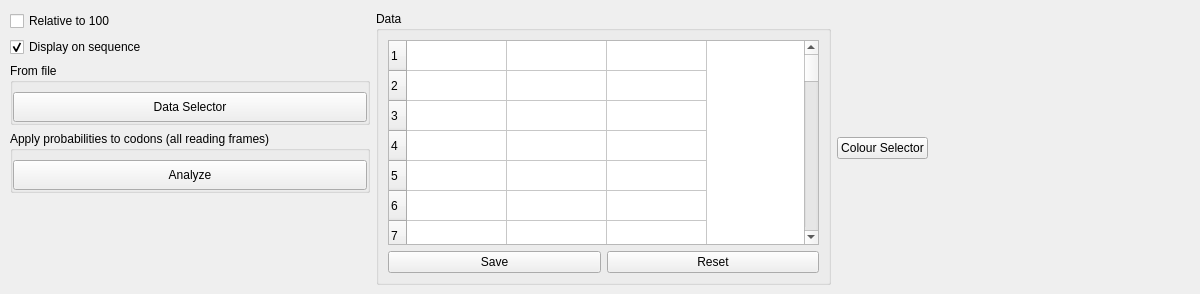
      <widget class="QWidget" name="MapAICs">
       <property name="toolTip">
        <string>&lt;html&gt;&lt;head/&gt;&lt;body&gt;&lt;p&gt;MapAICs&lt;/p&gt;&lt;/body&gt;&lt;/html&gt;</string>
       </property>
       <property name="toolTipDuration">
        <number>1</number>
       </property>
       <property name="whatsThis">
        <string>&lt;html&gt;&lt;head/&gt;&lt;body&gt;&lt;p&gt;MapAICs&lt;/p&gt;&lt;/body&gt;&lt;/html&gt;</string>
       </property>
       <property name="accessibleName">
        <string>MapAICs</string>
       </property>
       <property name="accessibleDescription">
        <string>MapAICs</string>
       </property>
       <property name="styleSheet">
        <string notr="true">MapAICs</string>
       </property>
       <attribute name="title">
        <string>Map AICs</string>
       </attribute>
       <widget class="QWidget" name="layoutWidget">
        <property name="geometry">
         <rect>
          <x>10</x>
          <y>11</y>
          <width>1181</width>
          <height>274</height>
         </rect>
        </property>
        <layout class="QHBoxLayout" name="horizontalLayout_4">
         <item>
          <layout class="QVBoxLayout" name="verticalLayout_5">
           <property name="sizeConstraint">
            <enum>QLayout::SetFixedSize</enum>
           </property>
           <item>
            <layout class="QGridLayout" name="gridLayout_2">
             <item row="0" column="0">
              <widget class="QCheckBox" name="checkBox">
               <property name="text">
                <string>Relative to 100</string>
               </property>
              </widget>
             </item>
             <item row="1" column="0">
              <widget class="QCheckBox" name="displayMapAICsResult">
               <property name="cursor">
                <cursorShape>PointingHandCursor</cursorShape>
               </property>
               <property name="text">
                <string>Display on sequence</string>
               </property>
               <property name="checked">
                <bool>true</bool>
               </property>
              </widget>
             </item>
            </layout>
           </item>
           <item>
            <widget class="QGroupBox" name="groupBox_3">
             <property name="maximumSize">
              <size>
               <width>10000</width>
               <height>16777215</height>
              </size>
             </property>
             <property name="title">
              <string>From file</string>
             </property>
             <layout class="QVBoxLayout" name="verticalLayout_3">
              <property name="spacing">
               <number>0</number>
              </property>
              <property name="leftMargin">
               <number>0</number>
              </property>
              <property name="topMargin">
               <number>9</number>
              </property>
              <property name="rightMargin">
               <number>0</number>
              </property>
              <property name="bottomMargin">
               <number>0</number>
              </property>
              <item>
               <widget class="QPushButton" name="selectMapAICsData">
                <property name="enabled">
                 <bool>true</bool>
                </property>
                <property name="sizePolicy">
                 <sizepolicy hsizetype="Minimum" vsizetype="Fixed">
                  <horstretch>0</horstretch>
                  <verstretch>0</verstretch>
                 </sizepolicy>
                </property>
                <property name="minimumSize">
                 <size>
                  <width>200</width>
                  <height>30</height>
                 </size>
                </property>
                <property name="maximumSize">
                 <size>
                  <width>10000</width>
                  <height>16777215</height>
                 </size>
                </property>
                <property name="toolTip">
                 <string>Select data File</string>
                </property>
                <property name="toolTipDuration">
                 <number>1</number>
                </property>
                <property name="text">
                 <string>Data Selector</string>
                </property>
               </widget>
              </item>
             </layout>
            </widget>
           </item>
           <item>
            <widget class="QGroupBox" name="groupBox_6">
             <property name="maximumSize">
              <size>
               <width>10000</width>
               <height>16777215</height>
              </size>
             </property>
             <property name="title">
              <string>Apply probabilities to codons (all reading frames)</string>
             </property>
             <layout class="QVBoxLayout" name="verticalLayout_12">
              <property name="spacing">
               <number>0</number>
              </property>
              <property name="leftMargin">
               <number>0</number>
              </property>
              <property name="topMargin">
               <number>9</number>
              </property>
              <property name="rightMargin">
               <number>0</number>
              </property>
              <property name="bottomMargin">
               <number>0</number>
              </property>
              <item>
               <widget class="QPushButton" name="analyzeMapAICs">
                <property name="sizePolicy">
                 <sizepolicy hsizetype="Minimum" vsizetype="Fixed">
                  <horstretch>0</horstretch>
                  <verstretch>0</verstretch>
                 </sizepolicy>
                </property>
                <property name="minimumSize">
                 <size>
                  <width>200</width>
                  <height>30</height>
                 </size>
                </property>
                <property name="maximumSize">
                 <size>
                  <width>10000</width>
                  <height>16777215</height>
                 </size>
                </property>
                <property name="toolTip">
                 <string>Analyze AICs</string>
                </property>
                <property name="toolTipDuration">
                 <number>1000</number>
                </property>
                <property name="text">
                 <string>Analyze</string>
                </property>
               </widget>
              </item>
             </layout>
            </widget>
           </item>
           <item>
            <spacer name="verticalSpacer_2">
             <property name="orientation">
              <enum>Qt::Vertical</enum>
             </property>
             <property name="sizeHint" stdset="0">
              <size>
               <width>360</width>
               <height>18</height>
              </size>
             </property>
            </spacer>
           </item>
           <item>
            <spacer name="verticalSpacer">
             <property name="orientation">
              <enum>Qt::Vertical</enum>
             </property>
             <property name="sizeHint" stdset="0">
              <size>
               <width>17</width>
               <height>28</height>
              </size>
             </property>
            </spacer>
           </item>
          </layout>
         </item>
         <item>
          <widget class="QGroupBox" name="groupBox_2">
           <property name="title">
            <string>Data</string>
           </property>
           <layout class="QGridLayout" name="gridLayout_4">
            <item row="0" column="0">
             <layout class="QVBoxLayout" name="verticalLayout">
              <item>
               <widget class="QTableWidget" name="tableWidgetMapAICs">
                <property name="minimumSize">
                 <size>
                  <width>431</width>
                  <height>181</height>
                 </size>
                </property>
                <property name="sortingEnabled">
                 <bool>false</bool>
                </property>
                <property name="rowCount">
                 <number>64</number>
                </property>
                <property name="columnCount">
                 <number>3</number>
                </property>
                <attribute name="horizontalHeaderVisible">
                 <bool>false</bool>
                </attribute>
                <attribute name="horizontalHeaderCascadingSectionResizes">
                 <bool>false</bool>
                </attribute>
                <attribute name="horizontalHeaderShowSortIndicator" stdset="0">
                 <bool>false</bool>
                </attribute>
                <attribute name="verticalHeaderCascadingSectionResizes">
                 <bool>false</bool>
                </attribute>
                <attribute name="verticalHeaderShowSortIndicator" stdset="0">
                 <bool>false</bool>
                </attribute>
                <row/>
                <row/>
                <row/>
                <row/>
                <row/>
                <row/>
                <row/>
                <row/>
                <row/>
                <row/>
                <row/>
                <row/>
                <row/>
                <row/>
                <row/>
                <row/>
                <row/>
                <row/>
                <row/>
                <row/>
                <row/>
                <row/>
                <row/>
                <row/>
                <row/>
                <row/>
                <row/>
                <row/>
                <row/>
                <row/>
                <row/>
                <row/>
                <row/>
                <row/>
                <row/>
                <row/>
                <row/>
                <row/>
                <row/>
                <row/>
                <row/>
                <row/>
                <row/>
                <row/>
                <row/>
                <row/>
                <row/>
                <row/>
                <row/>
                <row/>
                <row/>
                <row/>
                <row/>
                <row/>
                <row/>
                <row/>
                <row/>
                <row/>
                <row/>
                <row/>
                <row/>
                <row/>
                <row/>
                <row/>
                <column>
                 <property name="text">
                  <string>Codon</string>
                 </property>
                </column>
                <column>
                 <property name="text">
                  <string>Weight</string>
                 </property>
                </column>
                <column>
                 <property name="text">
                  <string>Normal</string>
                 </property>
                </column>
               </widget>
              </item>
              <item>
               <layout class="QHBoxLayout" name="horizontalLayout_3">
                <item>
                 <widget class="QPushButton" name="saveMapAICsData">
                  <property name="text">
                   <string>Save</string>
                  </property>
                 </widget>
                </item>
                <item>
                 <widget class="QPushButton" name="resetMapAICsData">
                  <property name="text">
                   <string>Reset</string>
                  </property>
                 </widget>
                </item>
               </layout>
              </item>
             </layout>
            </item>
           </layout>
          </widget>
         </item>
         <item>
          <widget class="QPushButton" name="pushButton_8">
           <property name="text">
            <string>Colour Selector</string>
           </property>
          </widget>
         </item>
         <item>
          <spacer name="horizontalSpacer_2">
           <property name="orientation">
            <enum>Qt::Horizontal</enum>
           </property>
           <property name="sizeHint" stdset="0">
            <size>
             <width>346</width>
             <height>20</height>
            </size>
           </property>
          </spacer>
         </item>
        </layout>
       </widget>
      </widget>
